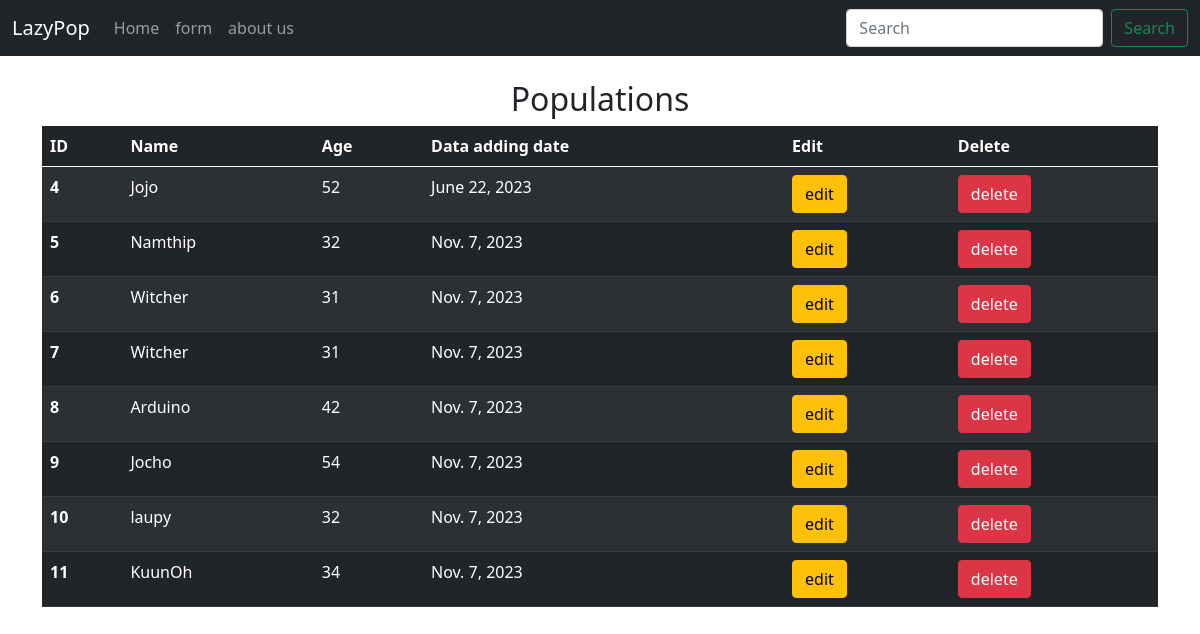
The page / on the database its author committed.
### myapp/models.py (models this page shows)
class Person(models.Model):
    name = models.CharField(max_length=100)
    age  = models.IntegerField()
    date = models.DateField(auto_now_add=True)
    def __str__(self):
        return "Name : "+self.name

### myapp/views.py (the view)
# urls.py: path('',views.index),
def index(request):
    all_person = Person.objects.all()
    return render(request,"index.html",{"all_person":all_person})

### myapp/templates/index.html (shortened to what this page needs)
{% extends "base.html" %}
{% block content %}
    <h2 class="text-center">Populations</h2>
    <table class="table table-dark table-striped">
        <thead>
          <tr>
            <th scope="col">ID</th>
            <th scope="col">Name</th>
            <th scope="col">Age</th>
            <th scope="col">Data adding date</th>
            <th scope="col">Edit</th>
            <th scope="col">Delete</th>
          </tr>
        </thead>
        <tbody>
            {% for person in all_person %}
            <tr>
                <th scope="row">{{person.id}}</th>
                <td>{{person.name}}</td>
                <td>{{person.age}}</td>
                <td>{{person.date}}</td>
                <td><a href="edit/{{person.id}}" class="btn btn-warning">edit</a></td>
                <td>
                  <a href="delete/{{person.id}}" class="btn btn-danger" onclick = "return confirm('Do you want to delete {{person.name}}')">delete</a></td>
            </tr>
            {% endfor %}
        </tbody>
      </table>
{% endblock %}

### myapp/templates/base.html (shortened to what this page needs)
<!DOCTYPE html>
<html lang="en">
<head>
    <link href="https://cdn.jsdelivr.net/npm/bootstrap@5.0.2/dist/css/bootstrap.min.css" rel="stylesheet">
</head>
<body>
    <nav class="navbar navbar-expand-lg navbar-dark bg-dark">
        <div class="container-fluid">
          <a class="navbar-brand" href="/">LazyPop</a>
          <div class="collapse navbar-collapse" id="navbarSupportedContent">
            <ul class="navbar-nav me-auto mb-2 mb-lg-0">
              <li class="nav-item">
                <a class="nav-link" aria-current="page" href="/">Home</a>
              </li>
              <li class="nav-item">
                <a class="nav-link" href="/form">form</a>
              </li>
              <li class="nav-item">
                <a class="nav-link" href="/about">about us</a>
              </li>
            </ul>
            <form class="d-flex">
              <input class="form-control me-2" type="search" placeholder="Search" aria-label="Search">
              <button class="btn btn-outline-success" type="submit">Search</button>
            </form>
          </div>
        </div>
      </nav>
    <div class="container my-4">
        {% block content %}
        {%endblock%}
    </div>
</body>
</html>

### rows shown on the page
Person: id "4", name "Jojo", age "52", date "June 22, 2023"
Person: id "5", name "Namthip", age "32", date "Nov. 7, 2023"
Person: id "6", name "Witcher", age "31", date "Nov. 7, 2023"
Person: id "7", name "Witcher", age "31", date "Nov. 7, 2023"
Person: id "8", name "Arduino", age "42", date "Nov. 7, 2023"
Person: id "9", name "Jocho", age "54", date "Nov. 7, 2023"
Person: id "10", name "laupy", age "32", date "Nov. 7, 2023"
Person: id "11", name "KuunOh", age "34", date "Nov. 7, 2023"
